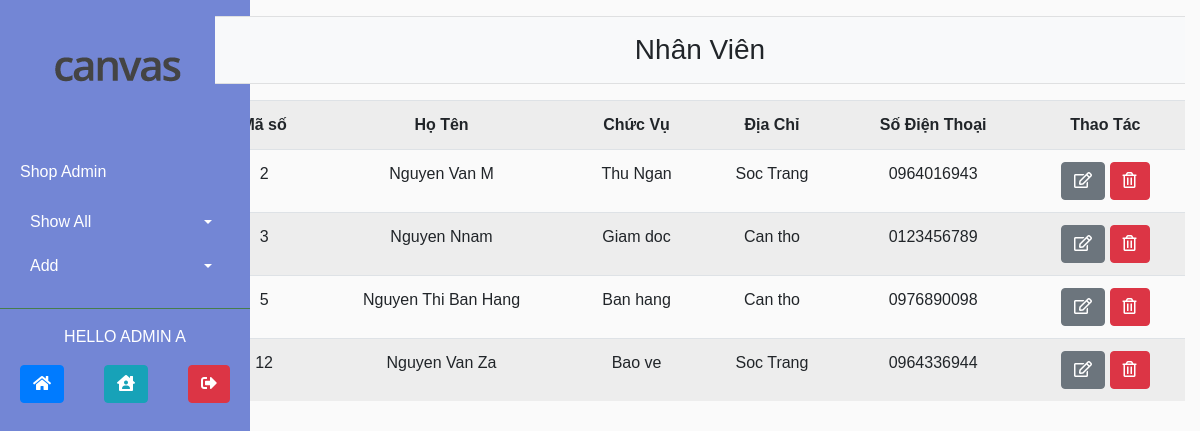
Screenshot of /Resoures/php/showallmember.php (signed in) with the database file from the repository.
### tables this page shows
CREATE TABLE `nhanvien` (
  `MSNV` int(5) NOT NULL,
  `HoTenNV` varchar(50) NOT NULL,
  `ChucVu` varchar(50) NOT NULL,
  `DiaChi` varchar(50) DEFAULT NULL,
  `SDT` varchar(10) NOT NULL
);

### Resoures/php/showallmember.php (the view, shortened to what this page needs)
<?php session_start();
	if(!isset($_SESSION["admin"])){
		echo '<script type="text/javascript">window.history.back();</script>';
	}else{
		?>
<!DOCTYPE html>
<html lang="en">
<head>
	<link rel="stylesheet" type="text/css" href="../bootstrap/css/bootstrap.min.css">
	<link rel="stylesheet" type="text/css" href="../css/style_admin.css">
	<link rel="stylesheet" href="../fontawesome/css/all.css">
</head>
<body>
	<div class="container-fluid">
		<div class="row">
			<div class="col-2">
				<?php include 'admin_nav.php';?>
			</div>
			<div class="col-md-10">
				<?php
				include 'connect.php';
				$sql = "SELECT * FROM `nhanvien`";
				$result = mysqli_query($connect,$sql);
				?>
				<div class="sticky-top text-center bg-light">
					<hr><h3>Nhân Viên</h3><hr>
				</div>
				<table class="table table-striped text-center">
					<tr>
						<th>Mã số</th>
						<th>Họ Tên</th>
						<th>Chức Vụ</th>
						<th>Địa Chỉ</th>
						<th>Số Điện Thoại</th>
                        <th>Thao Tác</th>
					</tr>
					<?php
						while($row = mysqli_fetch_array($result)){
							echo "<tr>";
							echo "<td>".$row['MSNV']."</td>";
							echo "<td>".$row['HoTenNV']."</td>";
							echo "<td>".$row['ChucVu']."</td>";
							echo "<td>".$row['DiaChi']."</td>";
                            echo "<td>".$row['SDT']."</td>";
							echo "<td>
									<a class='btn btn-secondary' href='editmember.php?MSNV=".$row['MSNV']."'><i class='far fa-edit'></i></a>
									<a class='btn btn-danger' href='deletemember.php?MSNV=".$row['MSNV']."'><i class='far fa-trash-alt'></i></a>
								 </td>";
							echo "</tr>";
						}
					?>
				</table>
			</div>
		</div>
	</div>
</body>
</html>
<?php
	}
	?>

### Resoures/css/style_admin.css (style rules this page uses)
body { font-family: 'Poppins' , sans-serif; background: #fafafa; }
a, a:hover, a:focus { color: inherit; text-decoration: none; transition: all 0.5s; }

### rows the page displays
nhanvien: MSNV "2", HoTenNV "Nguyen Van M", ChucVu "Thu Ngan", DiaChi "Soc Trang", SDT "0964016943"
nhanvien: MSNV "3", HoTenNV "Nguyen Nnam", ChucVu "Giam doc", DiaChi "Can tho", SDT "0123456789"
nhanvien: MSNV "5", HoTenNV "Nguyen Thi Ban Hang", ChucVu "Ban hang", DiaChi "Can tho", SDT "0976890098"
nhanvien: MSNV "12", HoTenNV "Nguyen Van Za", ChucVu "Bao ve", DiaChi "Soc Trang", SDT "0964336944"

### other values shown
$_SESSION['User_Name'] "ADMIN A"
